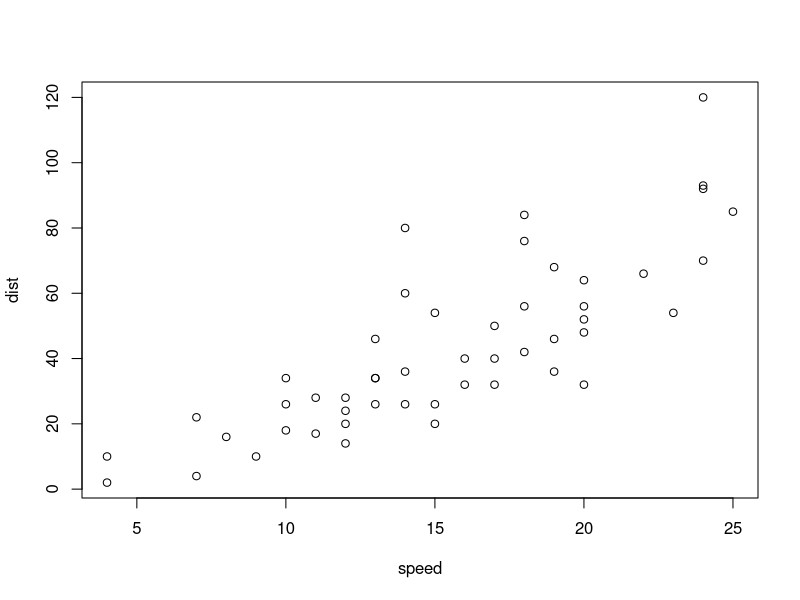
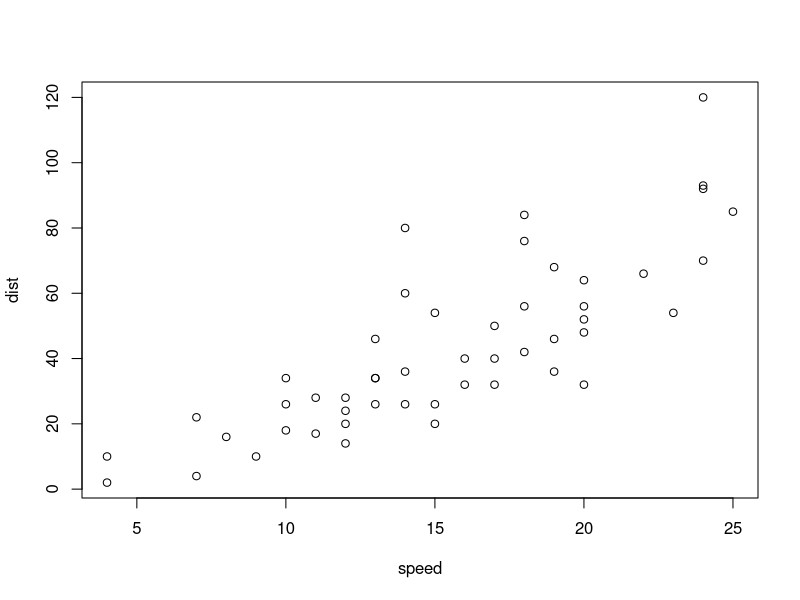
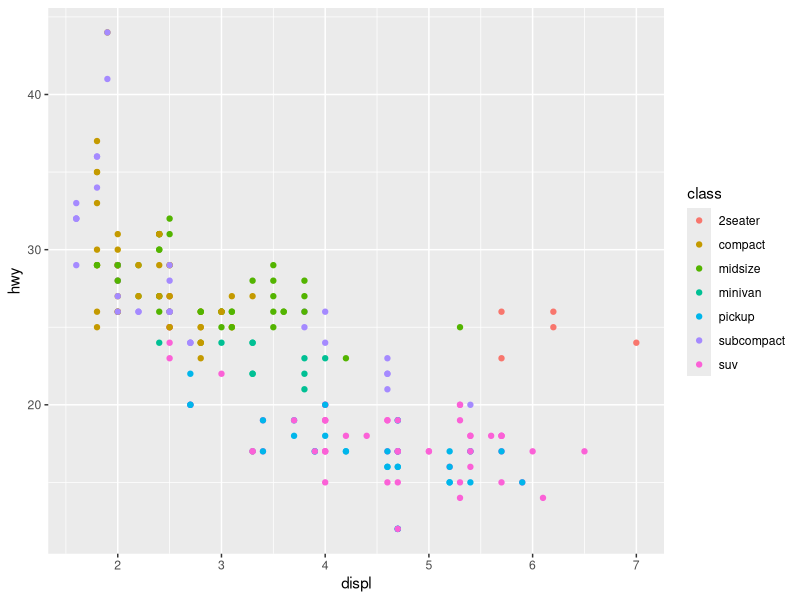

Write the R code that produced these figures, in order.
## ---- chunk 1
knitr::opts_chunk$set(echo = TRUE)
## ---- chunk 2
sessionInfo()
## ---- chunk 3
datasets::cars
## ---- chunk 4
ggplot2::mpg
## ---- chunk 5
mtcars
## ---- chunk 6
plot(cars)
## ---- chunk 7
plot(cars)
## ---- chunk 8
library(ggplot2)

ggplot(mpg, aes(displ, hwy, colour = class)) +
  geom_point()
## ---- chunk 9
example
